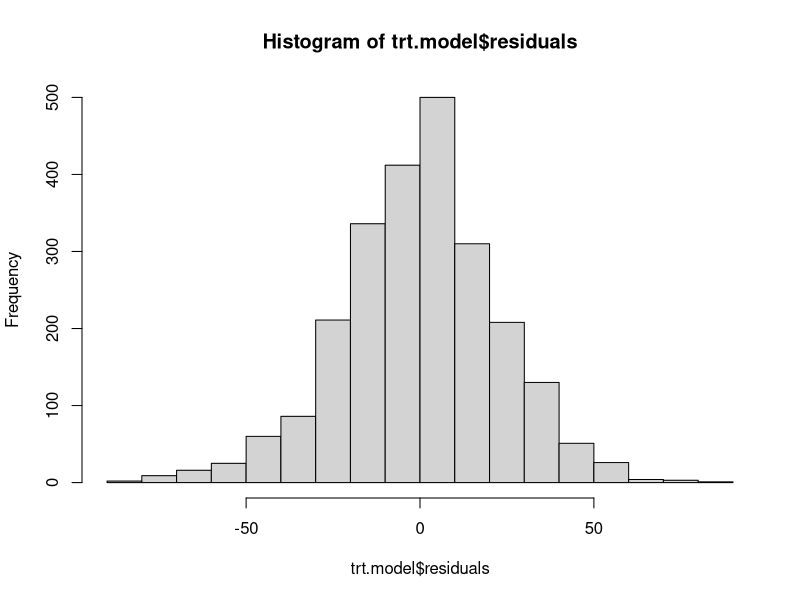
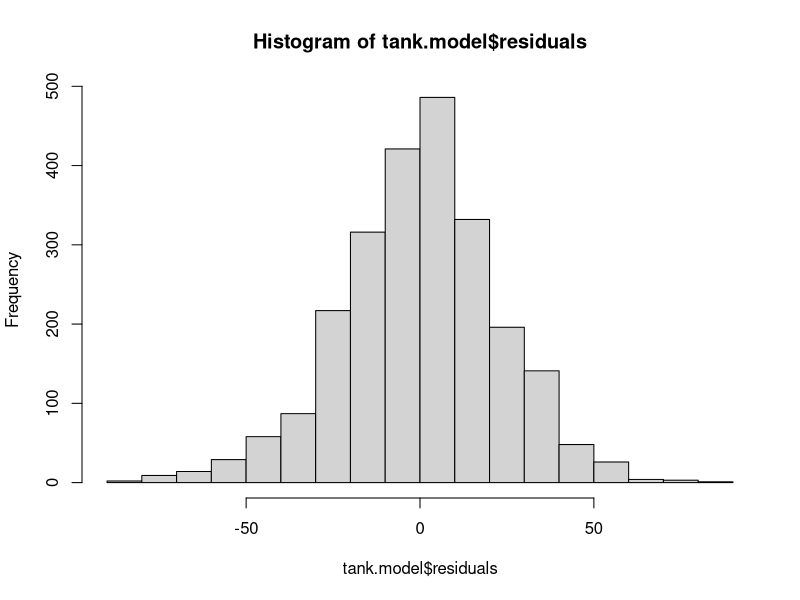
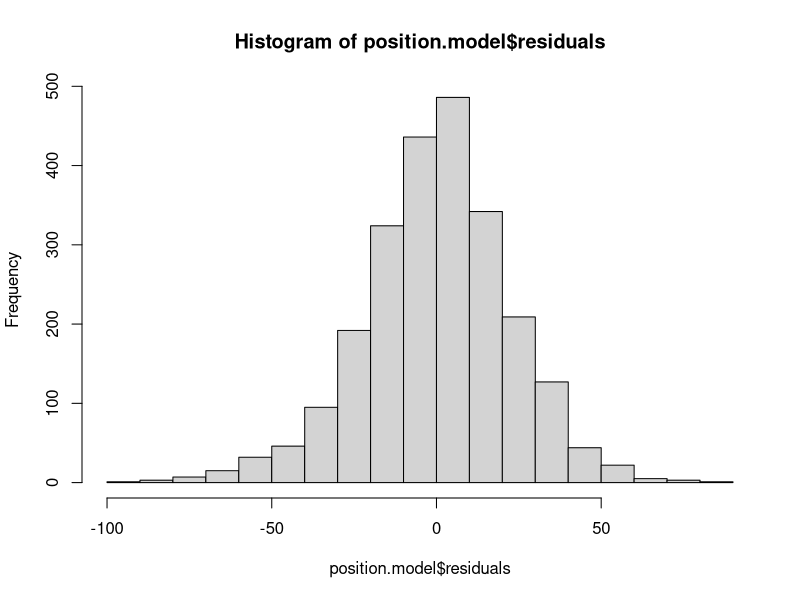
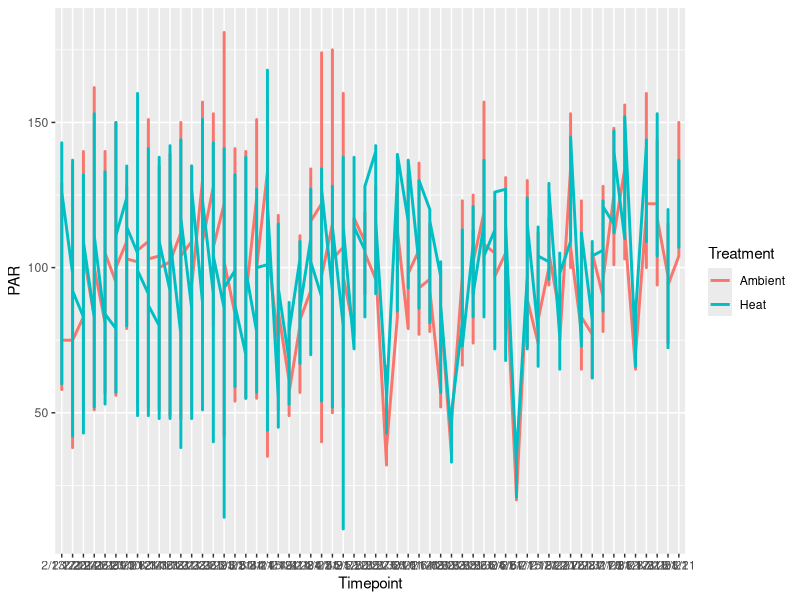
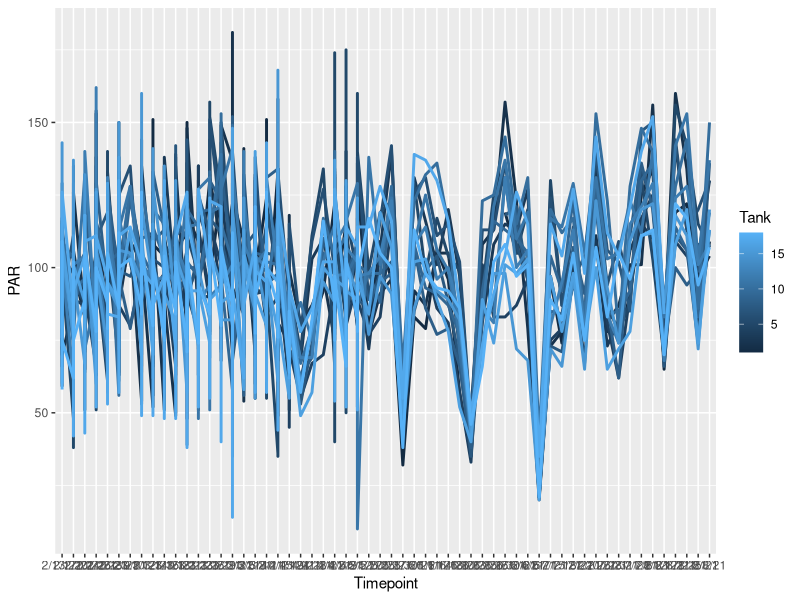
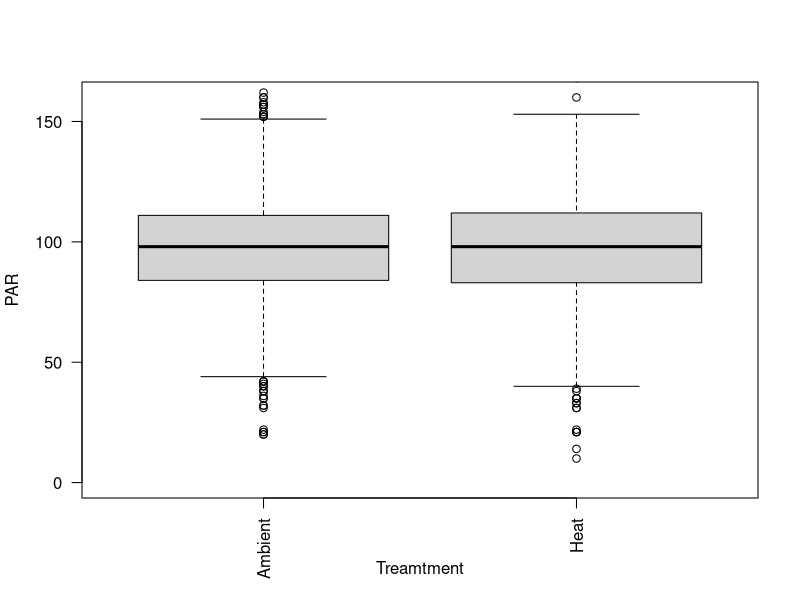
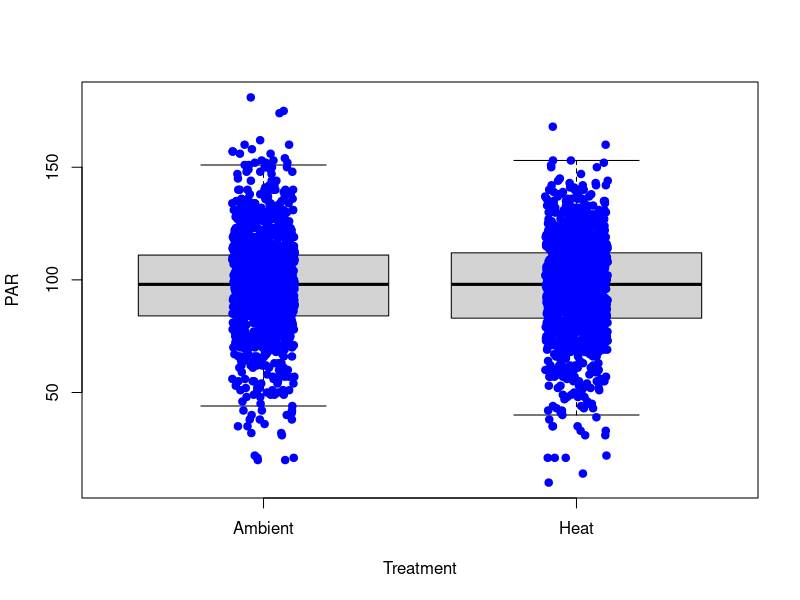
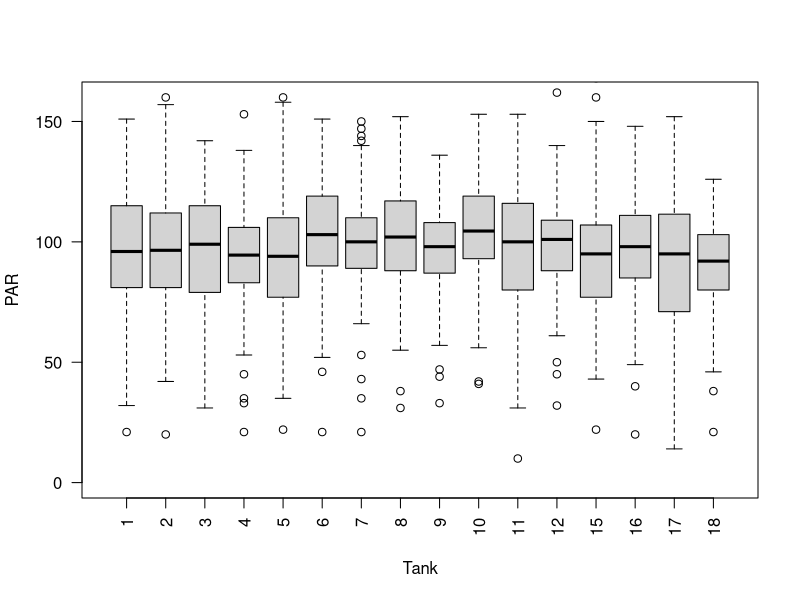

The R source for these figures, in order: (Note: this script raises an error after producing the figures.)
## ---- chunk 1
knitr::opts_chunk$set(echo = TRUE)
## ---- chunk 2
library(tidyverse)
## ---- chunk 3
getwd()
## ---- chunk 4
light <- read.csv("data/Light_Data.csv", header = TRUE)
light <- subset(light, Treatment=="Heat" | Treatment=="Ambient")

## ---- chunk 5
# By Treatment
trt.model <- aov(PAR ~ Treatment,data=light)
trt.model
summary(trt.model)
hist(trt.model$residuals)

# By Tank
tank.model <- aov(PAR ~ Tank,data=light)
tank.model
summary(tank.model)
hist(tank.model$residuals)

# By Position
position.model <- lm(PAR ~ Position, data=light)
position.model
summary(position.model)
hist(position.model$residuals)
## ---- chunk 6
pdf("output/Light.by.Treatment.pdf")
plot(as.factor(light$Treatment), light$PAR, xlab="Treamtment", ylab="PAR", ylim=c(0,160), las=2)
boxplot(PAR ~ Treatment, data = light, outpch = NA) 
stripchart(PAR ~ Treatment, data = light, 
           vertical = TRUE, method = "jitter", 
           pch = 21, col = "blue", bg = "blue", 
           add = TRUE) 
dev.off()
## ---- chunk 7
pdf("output/Light.by.Tank.pdf")
plot(as.factor(light$Tank), light$PAR, xlab="Tank", ylab="PAR", ylim=c(0,160), las=2)
boxplot(PAR ~ Tank, data = light, outpch = NA) 
stripchart(PAR ~ Tank, data = light, 
           vertical = TRUE, method = "jitter", 
           pch = 21, col = "blue", bg = "blue", 
           add = TRUE) 
dev.off()
## ---- chunk 8
pdf("output/Light.by.Position.pdf")
par(mfrow=c(4,4))
Tank1 <- subset(light, Tank==1)
plot(PAR ~ Position, data=Tank1, col=Position, ylim=c(0,160), main = "Tank1")

Tank2 <- subset(light, Tank==2)
plot(PAR ~ Position, data=Tank2, col=Position, ylim=c(0,160), main = "Tank2")

Tank3 <- subset(light, Tank==3)
plot(PAR ~ Position, data=Tank3, col=Position, ylim=c(0,160), main = "Tank3")

Tank4 <- subset(light, Tank==4)
plot(PAR ~ Position, data=Tank4, col=Position, ylim=c(0,160), main = "Tank4")

Tank5 <- subset(light, Tank==5)
plot(PAR ~ Position, data=Tank5, col=Position, ylim=c(0,160), main = "Tank5")

Tank6 <- subset(light, Tank==6)
plot(PAR ~ Position, data=Tank6, col=Position, ylim=c(0,160), main = "Tank6")

Tank7 <- subset(light, Tank==7)
plot(PAR ~ Position, data=Tank7, col=Position, ylim=c(0,160), main = "Tank7")

Tank8 <- subset(light, Tank==8)
plot(PAR ~ Position, data=Tank8, col=Position, ylim=c(0,160), main = "Tank8")

Tank9 <- subset(light, Tank==9)
plot(PAR ~ Position, data=Tank9, col=Position, ylim=c(0,160), main = "Tank9")

Tank10 <- subset(light, Tank==10)
plot(PAR ~ Position, data=Tank10, col=Position, ylim=c(0,160), main = "Tank10")

Tank11 <- subset(light, Tank==11)
plot(PAR ~ Position, data=Tank11, col=Position, ylim=c(0,160), main = "Tank11")

Tank12 <- subset(light, Tank==12)
plot(PAR ~ Position, data=Tank12, col=Position, ylim=c(0,160), main = "Tank12")

Tank15 <- subset(light, Tank==15)
plot(PAR ~ Position, data=Tank15, col=Position, ylim=c(0,160), main = "Tank15")

Tank16 <- subset(light, Tank==16)
plot(PAR ~ Position, data=Tank16, col=Position, ylim=c(0,160), main = "Tank16")

Tank17 <- subset(light, Tank==17)
plot(PAR ~ Position, data=Tank17, col=Position, ylim=c(0,160), main = "Tank17")

Tank18 <- subset(light, Tank==18)
plot(PAR ~ Position, data=Tank18, col=Position, ylim=c(0,160), main = "Tank18")

dev.off()
## ---- chunk 9
light.trt.date <- ggplot(light, aes(x=Timepoint, y=PAR, group=Treatment)) +
  geom_line(aes(color = Treatment), size = 1) 
light.trt.date
ggsave("output/Light.By.Date.Treatment.pdf", light.trt.date, width = 30, height = 21, units = c("in"))


light.tank.date <- ggplot(light, aes(x=Timepoint, y=PAR, group=Tank)) +
  geom_line(aes(color = Tank), size = 1) 
light.tank.date
ggsave("output/Light.By.Date.Tank.pdf", light.tank.date, width = 30, height = 21, units = c("in"))

plot.all <- grid.arrange(light.trt.date, light.tank.date, ncol=1, nrow=2)
ggsave("output/Light.By.Date.pdf", plot.all, width = 30, height = 25, units = c("in"))
